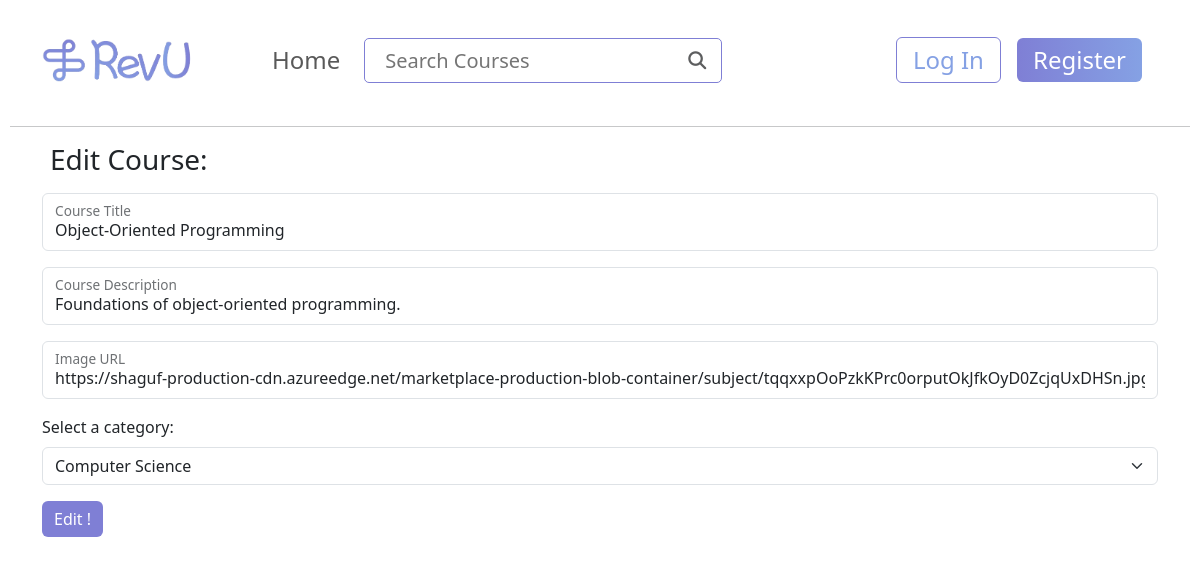
The page /editCourse/10 on the database as committed earlier.
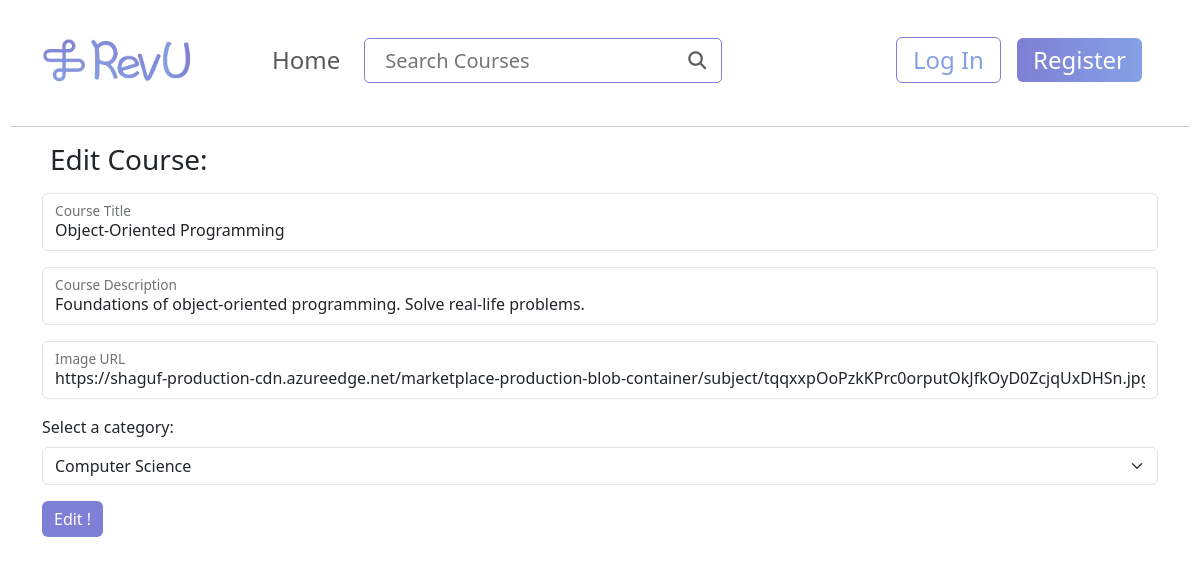
The same page on the database as committed later.
### revuCMS/models.py (models this page shows, shortened)
class Course(models.Model):
    title = models.CharField(max_length=20)
    description = models.CharField(max_length=100)
    imageUrl = models.CharField(max_length=300, default=None)
    isActive = models.BooleanField(default=True)
    owner = models.ForeignKey(User, on_delete=models.CASCADE, blank=True, null=True, related_name="user")
    category = models.ForeignKey(Category, on_delete=models.CASCADE, blank=True, null=True, related_name="category")
    enrollment = models.ManyToManyField(User, blank=True, null=True, related_name="CourseEnrollment")

class Category(models.Model):
    categoryName = models.CharField(max_length=20)
    def __str__(self):
        return self.categoryName

### revuCMS/views.py (the view, shortened to what this page needs)
# urls.py: path("editCourse/<int:id>", views.editCourse, name="editCourse"),
def editCourse(request, id):
    if request.method == "GET":
        courseData = Course.objects.get(pk=id)
        allCategories = Category.objects.all()
        return render(request, 'revuCMS/editCourse.html', {
            "course": courseData,
            "categories": allCategories
        })

### revuCMS/templates/revuCMS/editCourse.html (shortened to what this page needs)
{% extends "revuCMS/layout.html" %}
{% block body %}
    <div class="container">
        <h3 class="mx-2">Edit Course:</h3>
        <form action="{% url 'editCourse' id=course.id %}" method="POST" class="my-3">
            <div class="form-floating mb-3">
                <input type="text" name="title" class="form-control" id="title" placeholder="Title" value="{{ course.title }}">
                <label for="title">Course Title</label>
            </div>
            <div class="form-floating mb-3">
                <input type="text" name="description" class="form-control" id="description" placeholder="Description" value="{{ course.description }}">
                <label for="description">Course Description</label>
            </div>
            <div class="form-floating mb-3">
                <input type="text" name="imageurl" class="form-control" id="imageurl" placeholder="imageUrl" value="{{ course.imageUrl }}">
                <label for="imageurl">Image URL</label>
            </div>
            <div class="form-group">
                <label for="category">Select a category:</label>
                <select name="category" class="form-select" aria-label="Default select example">
                    <option value="{{ course.category }}" selected hidden >{{ course.category }}</option>
                </select>
            </div>
            <button type="submit" class="btn btn-warning" style="background-color: rgba(127,127,213,1);; color: white; border: none;" onmouseover="this.style.backgroundColor='white'; this.style.border='1px solid rgba(127,127,213,1)'; this.style.color='rgba(127,127,213,1)'" onmouseout="this.style.backgroundColor='rgba(127,127,213,1)'; this.style.color='white'; this.style.border='none'">Edit !</button>
        </form>
    </div>
{% endblock %}

Rows that differ between the two databases and show on the page:
changed Course "Object-Oriented Programming": description "Foundations of object-oriented programming." → "Foundations of object-oriented programming. Solve real-life problems."
